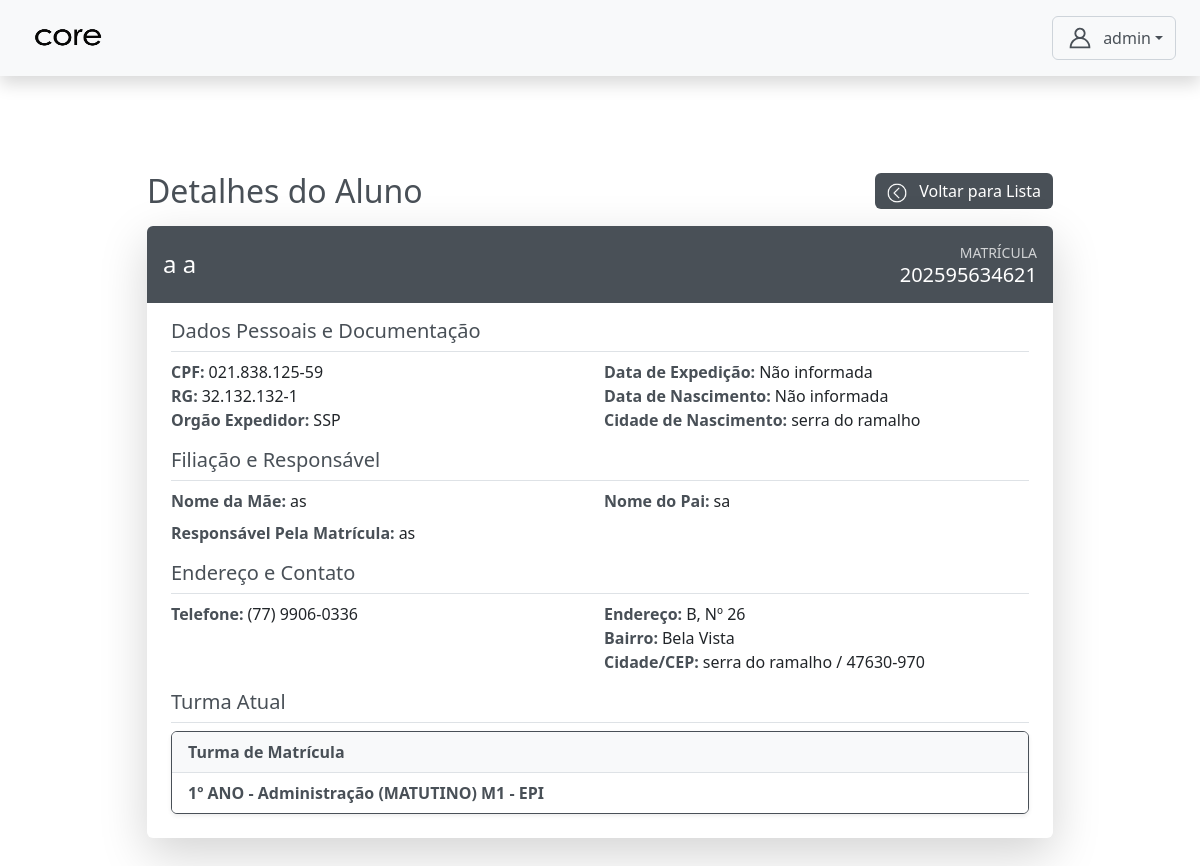
/autenticacao/admin/aluno_crud/alunos/7/ver/ (signed in), run on an earlier commit of the app's database.
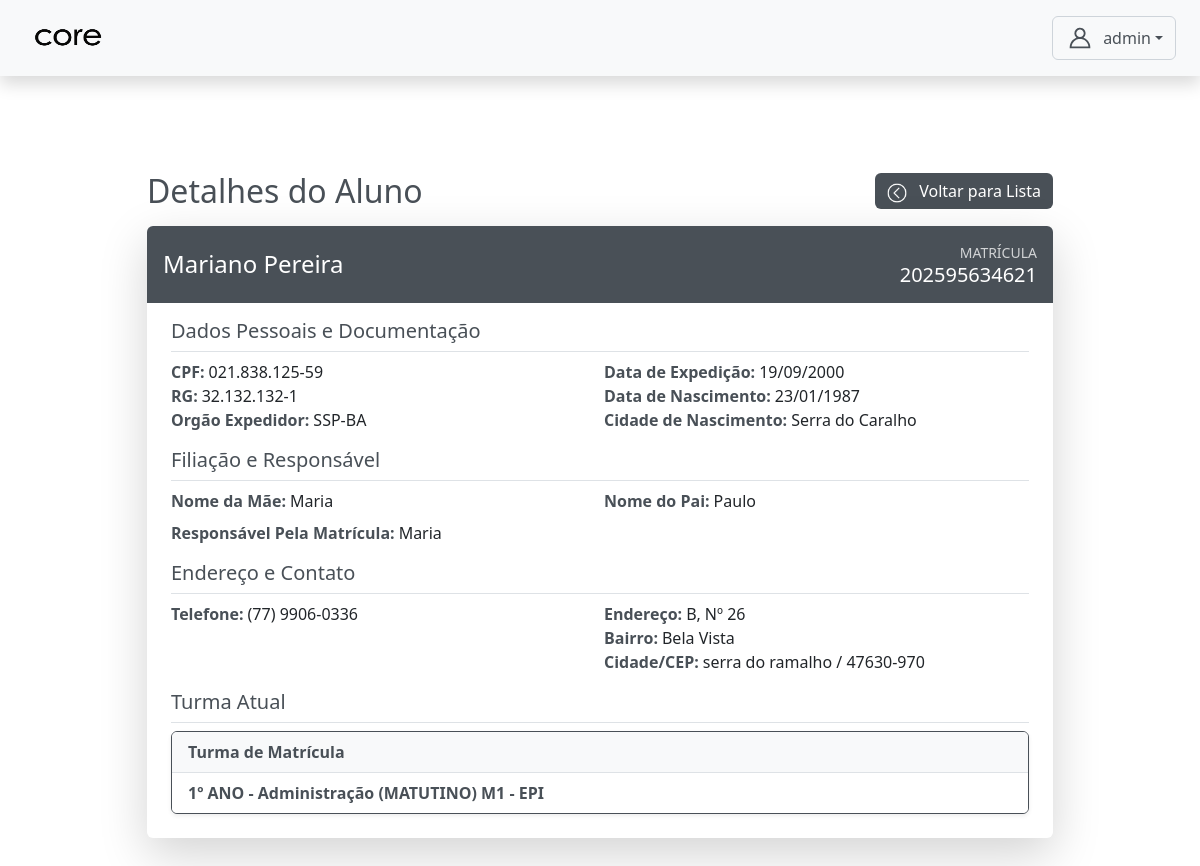
And on a later commit of the database.
### core/models.py (models this page shows, shortened)
class CustomUser(AbstractUser):
    TIPO_CHOICES = (
        ('admin', 'Admin'),
        ('professor', 'Professor'),
        ('aluno', 'Aluno'),
        ('servidor', 'Servidor'),
        ('direcao', 'Direção'), # <-- 'direcao' está correto
    )
    EIXO_CHOICES = (
        ('SAUDE', 'Eixo da Saúde'),
        ('GESTAO', 'Eixo de Gestão'),
    )
    tipo = models.CharField(max_length=10, choices=TIPO_CHOICES, default='admin')
    eixo = models.CharField(
        max_length=10,
        choices=EIXO_CHOICES,
        null=True,
        blank=True,
        help_text="Eixo ao qual o servidor pertence."
    )
    data_nascimento = models.DateField(null=True, blank=True)
    cpf = models.CharField(max_length=14, unique=True, null=True, blank=True)
    rg = models.CharField(max_length=12, unique=True, null=True, blank=True)
    orgao = models.CharField(max_length=10, null=True, blank=True)
    data_expedicao = models.DateField(null=True, blank=True)
    cidade_nascimento = models.CharField(max_length=100, null=True, blank=True)
    numero_matricula = models.CharField(max_length=20, unique=True, blank=True, null=True)
    nome_pai = models.CharField(max_length=150, blank=True, null=True)
    nome_mae = models.CharField(max_length=150, blank=True, null=True)
    responsavel_matricula = models.CharField(max_length=150, blank=True, null=True)
    endereco_rua = models.CharField(max_length=150, blank=True, null=True)
    endereco_numero = models.CharField(max_length=10, blank=True, null=True)
    endereco_bairro = models.CharField(max_length=100, blank=True, null=True)
    endereco_cidade = models.CharField(max_length=100, blank=True, null=True)
    endereco_cep = models.CharField(max_length=9, blank=True, null=True)
    telefone = models.CharField(max_length=15, blank=True, null=True)
    senha_temporaria = models.BooleanField(default=False)

### autenticacao/views.py (the view)
# urls.py: path('admin/aluno_crud/alunos/<int:aluno_id>/ver/', views.ver_detalhes_aluno, name='ver_detalhes_aluno'),
@login_required
@role_required('admin')
def ver_detalhes_aluno(request, aluno_id):
    aluno = get_object_or_404(CustomUser, id=aluno_id, tipo='aluno')
    turmas = aluno.alunoturma_set.all()
    return render(request, 'admin/aluno_crud/detalhes_aluno.html', {'aluno': aluno, 'turmas': turmas})

### core/models.py (called while the page is built)
    def __str__(self):
        turma_display = self.turma if self.turma else "-"
        return f"{self.ano_modulo} - {self.curso.nome} ({self.turno.upper()}) {turma_display} - {self.modalidade or ''}".strip()

### templates/admin/aluno_crud/detalhes_aluno.html (shortened to what the changed rows need)
{% extends 'base.html' %}
{% load static %}
{% block content %}
<div class="container mt-5">
    <div class="row justify-content-center">
        <div class="col-lg-10 col-md-12">
            <div class="d-flex justify-content-between align-items-center mb-3">
                <h2 class="mb-0 text-dark">Detalhes do Aluno</h2>
            </div>
            <div class="card p-0 shadow-lg border-0">
                <div class="card-body p-0">
                    <div class="bg-secondary text-white p-3 mb-3 d-flex justify-content-between align-items-center rounded-top">
                        <h4 class="mb-0 text-white">{{ aluno.get_full_name }}</h4>
                        <div class="d-flex flex-column align-items-end">
                            <small class="opacity-75">MATRÍCULA</small>
                            <strong class="h5 mb-0">{{ aluno.numero_matricula|default:"N/A" }}</strong>
                        </div>
                    </div>
                    <div class="px-4 pb-4">
                        <div class="row g-2 mb-3">
                            <div class="col-md-6">
                                <div class="d-flex mb-0">
                                    <strong class="me-1 text-dark">CPF:</strong>
                                    <span>
                                        {% with cpf=aluno.cpf %}
                                            {{ cpf|slice:":3" }}.{{ cpf|slice:"3:6" }}.{{ cpf|slice:"6:9" }}-{{ cpf|slice:"9:" }}
                                        {% endwith %}
                                    </span>
                                </div>
                                <div class="d-flex mb-0">
                                    <strong class="me-1 text-dark">RG:</strong>
                                    <span>
                                        {% with rg=aluno.rg %}
                                            {{ rg|slice:":2" }}.{{ rg|slice:"2:5" }}.{{ rg|slice:"5:8" }}-{{ rg|slice:"8:" }}
                                        {% endwith %}
                                    </span>
                                </div>
                                <div class="d-flex mb-0">
                                    <strong class="me-1 text-dark">Orgão Expedidor:</strong>
                                    <span>{{ aluno.orgao|default:"Não informado" }}</span>
                                </div>
                            </div>
                            <div class="col-md-6">
                                <div class="d-flex mb-0">
                                    <strong class="me-1 text-dark">Data de Expedição:</strong>
                                    <span>{{ aluno.data_expedicao|date:"d/m/Y"|default:"Não informada" }}</span>
                                </div>
                                <div class="d-flex mb-0">
                                    <strong class="me-1 text-dark">Data de Nascimento:</strong>
                                    <span>{{ aluno.data_nascimento|date:"d/m/Y"|default:"Não informada" }}</span>
                                </div>
                                <div class="d-flex mb-0">
                                    <strong class="me-1 text-dark">Cidade de Nascimento:</strong>
                                    <span>{{ aluno.cidade_nascimento|default:"Não informada" }}</span>
                                </div>
                            </div>
                        </div>
                        <div class="row g-2 mb-3">
                            <div class="col-md-6">
                                <div class="d-flex mb-0">
                                    <strong class="me-1 text-dark">Nome da Mãe:</strong>
                                    <span>{{ aluno.nome_mae|default:"Não informado" }}</span>
                                </div>
                            </div>
                            <div class="col-md-6">
                                <div class="d-flex mb-0">
                                    <strong class="me-1 text-dark">Nome do Pai:</strong>
                                    <span>{{ aluno.nome_pai|default:"Não informado" }}</span>
                                </div>
                            </div>
                            <div class="col-md-12">
                                <div class="d-flex mb-0">
                                    <strong class="me-1 text-dark">Responsável Pela Matrícula:</strong>
                                    <span>{{ aluno.responsavel_matricula|default:"Não informado" }}</span>
                                </div>
                            </div>
                        </div>
                        <div class="row g-2 mb-3">
                            <div class="col-md-6">
                                <div class="d-flex mb-0">
                                    <strong class="me-1 text-dark">Telefone:</strong>
                                    <span>{{ aluno.telefone|default:"Não informado" }}</span>
                                </div>
                            </div>
                            <div class="col-md-6">
                                <div class="d-flex mb-0">
                                    <strong class="me-1 text-dark">Endereço:</strong>
                                    <span> {{ aluno.endereco_rua|default:"-" }}, Nº {{ aluno.endereco_numero|default:"-" }}</span>
                                </div>
                                <div class="d-flex mb-0">
                                    <strong class="me-1 text-dark">Bairro:</strong>
                                    <span>{{ aluno.endereco_bairro|default:"-" }}</span>
                                </div>
                                <div class="d-flex mb-0">
                                    <strong class="me-1 text-dark">Cidade/CEP:</strong>
                                    <span>{{ aluno.endereco_cidade|default:"-" }} / {{ aluno.endereco_cep|default:"-" }}</span>
                                </div>
                            </div>
                        </div>
                    </div>
                </div>
            </div>
        </div>
    </div>
</div>
{% endblock content %}

What changed in the data, as far as the page shows it:
changed CustomUser "Bela Vista": get_full_name "a a" → "Mariano Pereira"; orgao "SSP" → "SSP-BA"; data_expedicao "Não informada" → "19/09/2000"; data_nascimento "Não informada" → "23/01/1987"; cidade_nascimento "serra do ramalho" → "Serra do Caralho"; nome_mae "as" → "Maria"; nome_pai "sa" → "Paulo"; responsavel_matricula "as" → "Maria"
